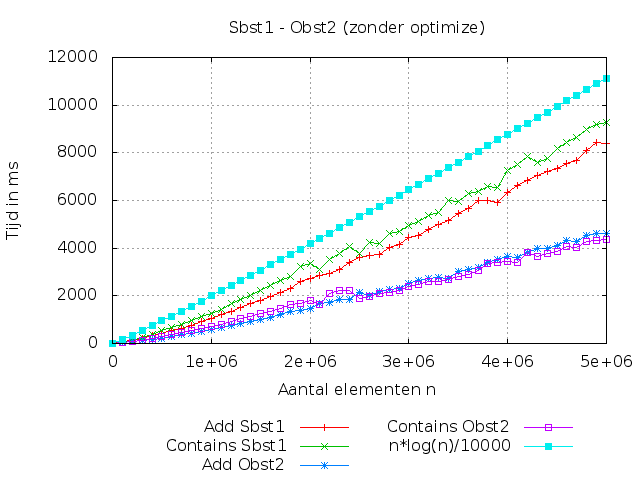

Reproduce this figure in gnuplot.
#!/usr/bin/gnuplot
reset
set terminal png
set datafile separator ","
set title "Sbst1 - Obst2 (zonder optimize)"
set xlabel "Aantal elementen n"
set ylabel "Tijd in ms"
set autoscale
set key below
set grid

plot "sbst1.csv" using 1:2 title "Add Sbst1" w lp, \
     "sbst1.csv" using 1:3 title "Contains Sbst1" w lp, \
     "obst2.csv" using 1:2 title "Add Obst2" w lp, \
     "obst2.csv" using 1:3 title "Contains Obst2" w lp, \
     "sbst1.csv" using 1:4 title "n*log(n)/10000" w lp
